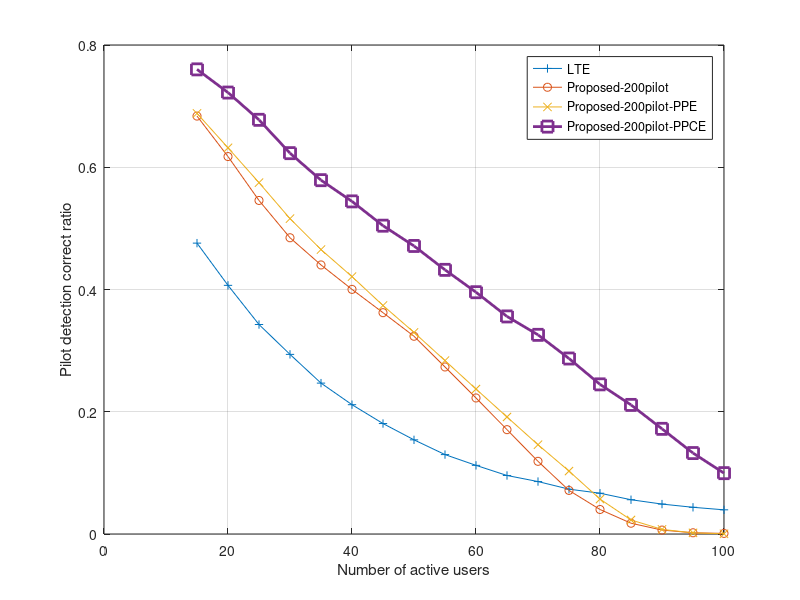

Here is the MATLAB script that generated this plot:
load('figure_difass.mat')
x= 15:5:100;
y=4:21;

figure(1)
plot(x,drawPointMtx1(2,y),'-+',...
    x,drawPointMtx1(3,y),'-o',...
    x,drawPointMtx1(4,y),'-x',...
    x,drawPointMtx1(5,y),'-s',...
   'LineWidth',2,'MarkerSize',8);
legend('LTE','Proposed-200pilot','Proposed-200pilot-PPE','Proposed-200pilot-PPCE');
xlabel('Number of active users')
ylabel('Pilot detection correct ratio')
grid on


